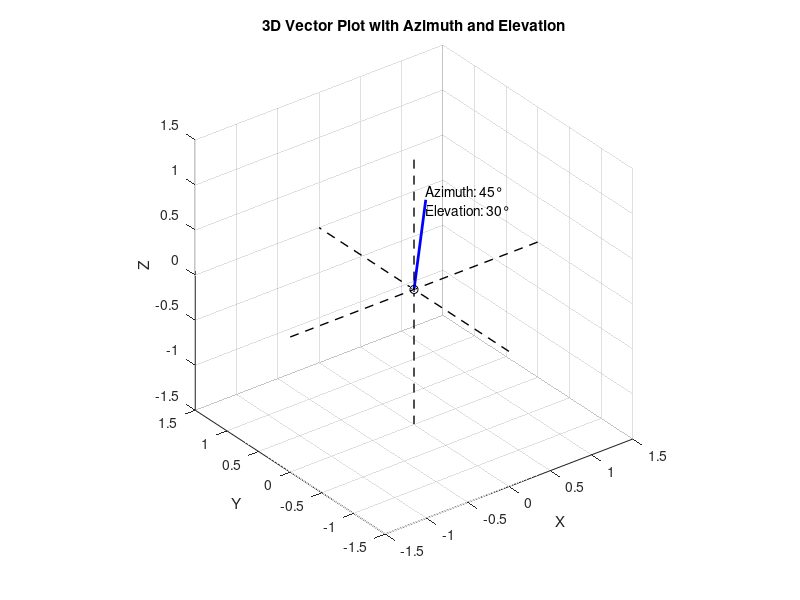

This figure's MATLAB source:
% Define the vector in spherical coordinates
azimuth = 45; % degrees
elevation = 30; % degrees
radius = 1; % length of the vector

% Convert degrees to radians for MATLAB functions
azimuth_rad = deg2rad(azimuth);
elevation_rad = deg2rad(elevation);

% Convert spherical to Cartesian coordinates
[x, y, z] = sph2cart(azimuth_rad, elevation_rad, radius);

% Create a new figure
figure;

% Plot the vector
plot3([0 x], [0 y], [0 z], 'b', 'LineWidth', 2); % Plot vector from origin to point
hold on;

% Mark the origin
plot3(0, 0, 0, 'ko'); % 'ko' plots a black circle at the origin

% Draw explicit X, Y, Z axes
axis_limit = 1.5; % Set limit for how far the axes should extend
plot3([-axis_limit axis_limit], [0 0], [0 0], 'k--', 'LineWidth', 1); % X-axis
plot3([0 0], [-axis_limit axis_limit], [0 0], 'k--', 'LineWidth', 1); % Y-axis
plot3([0 0], [0 0], [-axis_limit axis_limit], 'k--', 'LineWidth', 1); % Z-axis

% Enhance plot appearance
grid on;
axis equal;
xlabel('X');
ylabel('Y');
zlabel('Z');
title('3D Vector Plot with Azimuth and Elevation');

% Annotate the azimuth and elevation
text(x, y, z, sprintf('Azimuth: %d°\nElevation: %d°', azimuth, elevation));

% Label the ends of the axes
% text(axis_limit, 0, 0, 'X', 'HorizontalAlignment', 'center', 'FontWeight', 'bold');
% text(0, axis_limit, 0, 'Y', 'HorizontalAlignment', 'center', 'FontWeight', 'bold');
% text(0, 0, axis_limit, 'Z', 'HorizontalAlignment', 'center', 'FontWeight', 'bold');

% Set view to 3D for better visualization
view(3);

